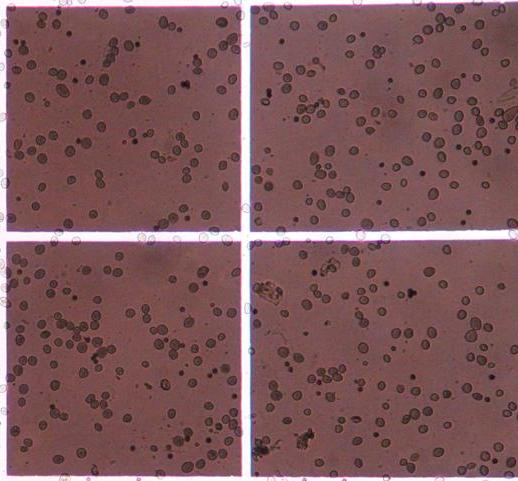
%> input picture CellCounting/input1.jpg, 518 x 481 px
$ octave method02_final.m   (GNU Octave 9; MATLAB toolbox functions it lacks are replaced by stand-ins)
%> lines starting %> are read from the running program, lines starting %| are printed output that depends on the picture; in (x1, y1, x2, y2) boxes, pixels count from 0 and x2, y2 are one past the last pixel; in counts of white or black regions, pixels touching at a corner belong together; the program's own positions count from 1


% loading photo

img_original = imread('input1.jpg');
%> img_original is the input picture: size 481x518x3 uint8; mean R, G, B 126.2, 89, 91.6
img_gray = rgb2gray(img_original);
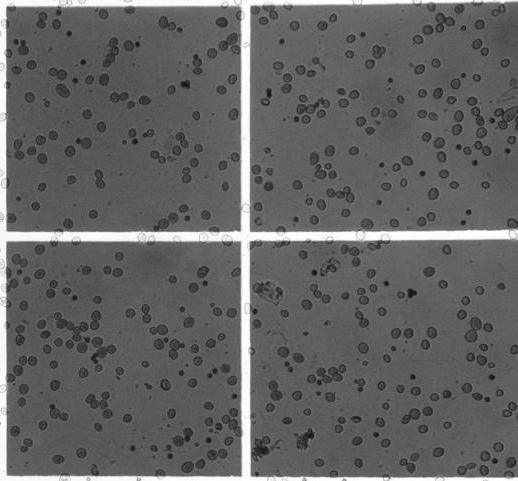
%> img_gray: size 481x518 uint8; min 12, max 255, mean 100.5

% figure, imshow(img); title('imagem em escala de cinza');
% figure, imhist(img); title( 'Histograma da Imagem em Escala de Cinza');


%%
%  Histograma ajuste
[lin,col] = size(img_gray);
%> lin = 481; col = 518
% Número total de pixels
N = lin*col;
%> N = 249158
hist = imhist(img_gray)/N;
%> hist = 256 values, max 0.0503 at index 94, min 0 at index 1, mean 0.00391
histAcumNorm = cumsum(hist);
%> histAcumNorm = 256 values from 0 to 1
nimg = histAcumNorm(img_gray+1);
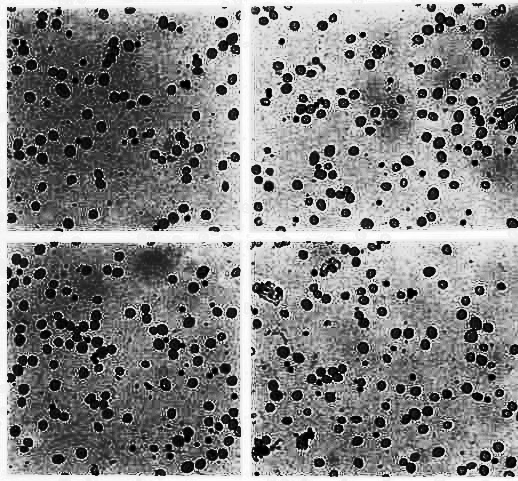
%> nimg: size 481x518 double; min 4.01e-06, max 0.999, mean 0.515
nimg = uint8(nimg*255);
%> nimg: size 481x518 uint8
% figure, imshow(nimg);title('depois do Hist adjust');
nimg1 = nimg;
% figure, imhist(nimg);title('hist ajustado');

%%% Aplicaçao do threshold
h = imhist(nimg, 256);
%> h = 256 values, max 12537 at index 129, min 0 at index 20, mean 973.3
p = h / sum(h);
%> p = 256 values, max 0.0503 at index 129, min 0 at index 20, mean 0.00391
omega = cumsum(p);
%> omega = 256 values from 0.0018 to 1
mu = cumsum(p .* [1:256]');
%> mu = 256 values from 0.0018 to 132.2
muT = mu(end);
%> muT = 132.2
sigma_b = (muT .* omega - mu).^2 ./ (omega .* (1 -omega));
m = max(sigma_b);
%> m = 4084.4
T = mean(find(sigma_b == m));
%> T = 135

[lin,col] = size(img_gray);
nimg = zeros(lin,col);
ind = img_gray<=T;
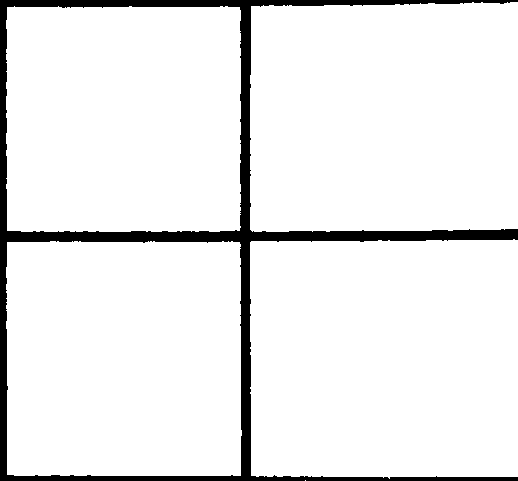
%> ind: size 481x518 logical; 92.7% white; 1 black region, box (x1, y1, x2, y2) and area: (0, 0, 518, 481) 18145
nimg(ind) = 255;

% figure, imshow(nimg)
% title('After Thresing hold')

% ####  Morphological operations ### %%
se = strel('square',3)
se2 = strel('line',9,90);
se3 = strel('line',9,180) ;
nimg = imopen(nimg,se2);
%> nimg: size 481x518 double; 92.7% white; 1 black region, box (x1, y1, x2, y2) and area: (0, 0, 518, 481) 18284
nimg = imopen(nimg,se3);
%> nimg: size 481x518 double; 92.6% white; 1 black region, box (x1, y1, x2, y2) and area: (0, 0, 518, 481) 18466
% figure,imshow(nimg);title('Open & erode ');


% ## First Segmentation ## %%
[label , num ] = bwlabel(nimg,8);
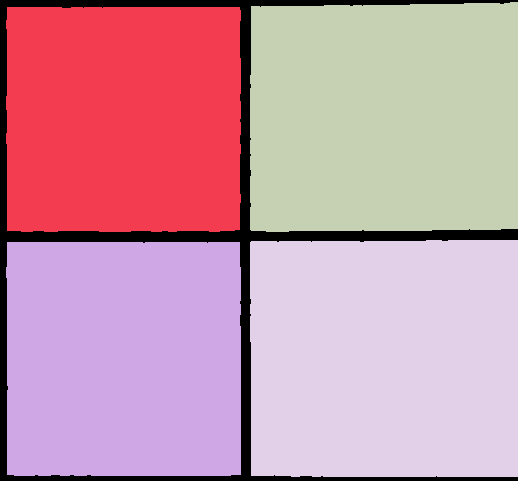
%> label: size 481x518 double; 5 distinct labels, from 0 to 4; one colour per label, 0 black
%> num = 4
[lin,col] = size(nimg);
saida = uint8(zeros(lin,col));

for i = 1  : num
    [row, col] = find(label == i);

      % Building a new Matrix:
        for j = 1 :size(row,1)

           x = row(j,1) ;
           y = col(j,1);

            saida(x,y) = img_gray(x,y);

        end

        saida(min(row): min(row) +2 ,min(col): y ) = 150;
        saida(max(row): max(row) +2 ,min(col): y  ) = 150;

        saida( min(row): max(row) , min(col) : min(col) + 2 ) = 150;
        saida( min(row): max(row) , y-2 : y       ) = 150;


end
%> this loop made 4 passes
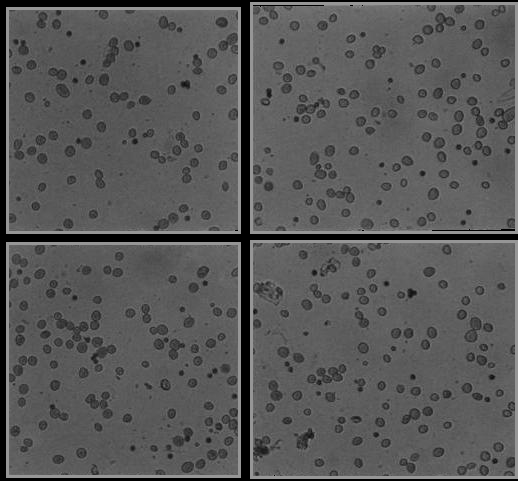
%> saida: size 481x518 uint8; min 0, max 150, mean 87.3

%figure, imshow(saida); title( 'Imagem without Neu Bauer Grid ');
%%


% I_eq = adapthisteq(saida);
% figure,imshow(I_eq); title(' Imagem com histograma adaptado')
% %
% I_eq =saida;
% [h,x] = imhist(I_eq);
% [M,I] = max(h(10:170),[],1);
% ax = (I-10)/255; ay = (I+10)/255;
%
% tol = [ax ay];
% stretch = imadjust(I_eq,stretchlim(I_eq,tol),[]);
% figure, imshow(stretch); title('imagem alongada')
% figure, imhist(stretch); title('histograma da imagem stretched');

n =4;
level = multithresh(saida,n);
%> level = [30 74 93 124]
thre = sum(double(level)/n)
%> thre = 80.25

nJ = imbinarize(saida,thre/255);
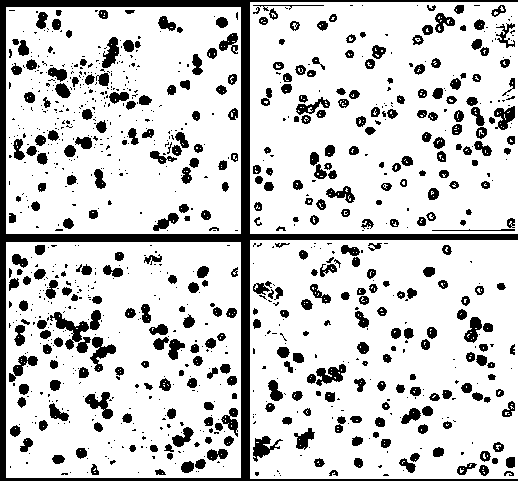
%> nJ: size 481x518 logical; 81.3% white; 1024 black regions (646 under 20 px), largest, box (x1, y1, x2, y2) and area: (0, 0, 518, 481) 14125, (50, 312, 89, 350) 487, (90, 337, 116, 372) 384
figure, imshow(nJ);

%
% bw4 = ~bwareaopen(~nJ, 50);
% figure, imshow(bw4); title('bwareaopen');

BW_eroded = imerode(nJ,ones(2,2));
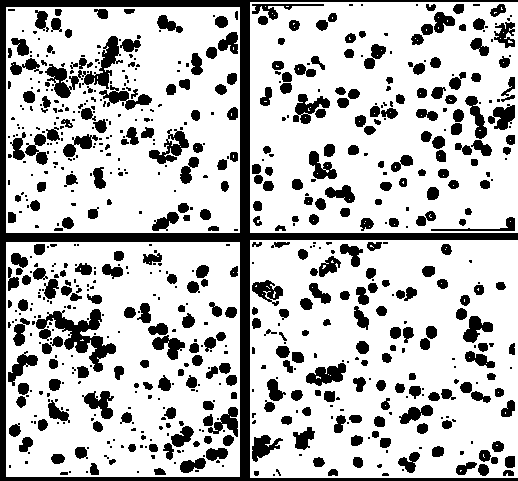
%> BW_eroded: size 481x518 logical; 75.4% white; 746 black regions (403 under 20 px), largest, box (x1, y1, x2, y2) and area: (0, 0, 518, 481) 15592, (36, 309, 116, 372) 1696, (45, 36, 123, 98) 1290
%figure, imshow(BW_eroded)


%
figure, imshow(img_original); hold on;
colors=['b' 'g' 'r' 'c' 'm' 'y'];
%> (the run ends here)

$ run again, with CellCounting/input5.jpg copied over CellCounting/input1.jpg
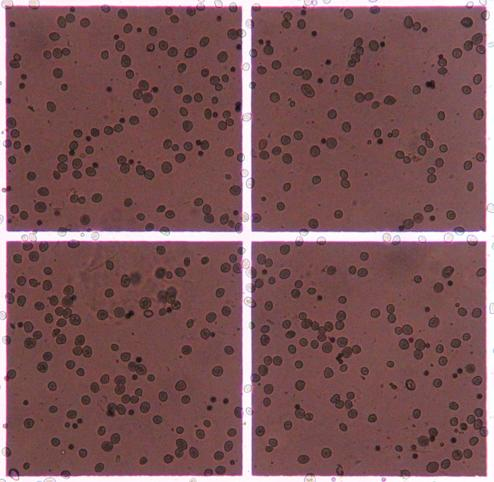
%> input picture CellCounting/input5.jpg, 494 x 482 px
%> img_original is the input picture: size 482x494x3 uint8; mean R, G, B 125.8, 87.3, 89.6
%> hist = 256 values, max 0.057 at index 89, min 0 at index 1, mean 0.00391
%> histAcumNorm = 256 values from 0 to 1
%> h = 256 values, max 13561 at index 131, min 0 at index 11, mean 930.1
%> p = 256 values, max 0.057 at index 131, min 0 at index 11, mean 0.00391
%> omega = 256 values from 0.00171 to 1
%> mu = 256 values from 0.00171 to 132.5
%> muT = 132.5
%> sigma_b = 256 values, max 4042.7 at index 116, min 9.7e-12 at index 256, mean 2691
%> m = 4042.7
%> T = 123
%> ind: size 482x494 logical; 90.1% white; 2 black regions (1 under 20 px), largest, box (x1, y1, x2, y2) and area: (0, 0, 494, 482) 23573
%> label: size 482x494 double; 5 distinct labels, from 0 to 4
%> num = 4
%> the loop `for i = 1  : num` made 4 passes
%> after the loop `for i = 1  : num`:
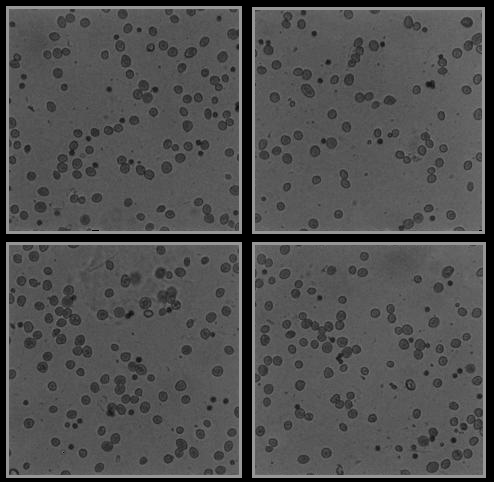
%> saida: size 482x494 uint8; min 0, max 150, mean 80.1
%> level = [28 70 89 122]
%> thre = 77.25
%> nJ: size 482x494 logical; 77.2% white; 1026 black regions (666 under 20 px), largest, box (x1, y1, x2, y2) and area: (0, 0, 494, 482) 20489, (55, 285, 82, 327) 578, (157, 286, 181, 316) 426
%> `BW_eroded = imerode(nJ,ones(2,2));`:
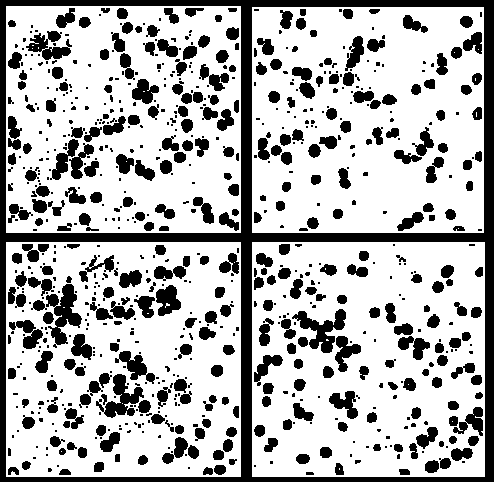
%> BW_eroded: size 482x494 logical; 71.2% white; 809 black regions (471 under 20 px), largest, box (x1, y1, x2, y2) and area: (0, 0, 494, 482) 22351, (46, 284, 82, 348) 1047, (292, 309, 346, 353) 954
